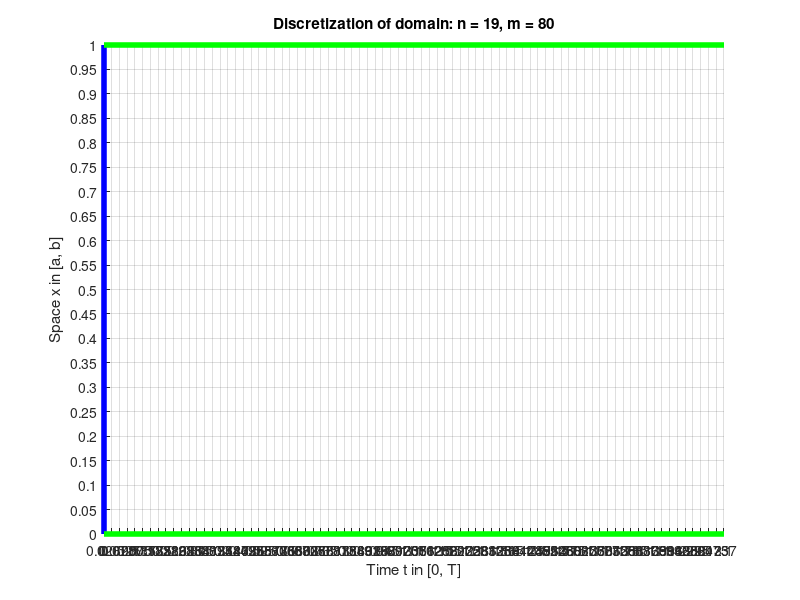
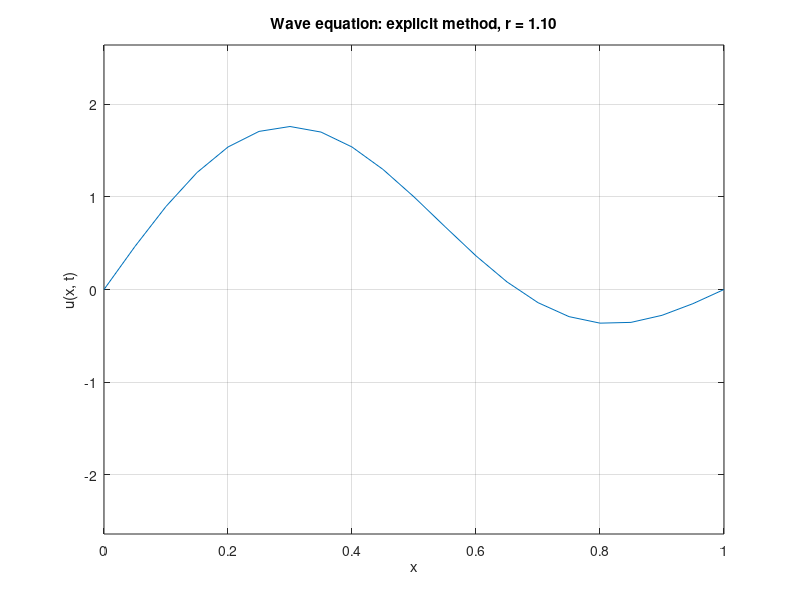

Write MATLAB code to recreate these figures, in order. (Note: this script raises an error after producing the figures.)
% MATH2089: File = w1dt.m
% Solution of wave equation in 1 space variable and time
% using explicit method

format compact
clear all

fprintf('\nWave equation in 1 space variable and time\n');
mthd = 0;
mstr = 'explicit';
fprintf('using an %s method\n', mstr);

% Initial conditions u(x,0) = f(x) and u_t(x,0) = g(x)
ex = 1;
switch ex
    case {1}
        % Example 1: Vibrating string, fixed ends
        a = 0; b = 1;
        % Boundary values
        ua = 0; ub = 0;
        % Wavespeed: how quickly does wave move
        c = 2;
        % Time interval [0, T]
        %T = 1;   % Stable for n = 19, m = 80
        %T = 2;  % Just Stable for n = 19, m = 80
        T = 2.1;  % Unstable for n = 19, m = 80
        % Discretization
        n = 19; m = 80;
        % Initial displacement sin waves
        f = @(x) sin(pi*x) + sin(2*pi*x);
        % Initial velocity zero
        g = @(x) zeros(size(x));
        fprintf('Example 1: Two sin initial condition')
    case {2}
        % Example 2: Vibrating string, fixed ends
        a = 0; b = 1;
        % Wavespeed: how quickly does wave move
        c = 2;
        ua = 0; ub = 0;
        T = 2;
        % Discretization for T = 2 with finer space grid
        %n = 19; m = 100;
        %n = 29; m = 150;
        %n = 39; m = 200;
        n = 99; m = 400;
        % Initial displacement: piecewise linear
        f = @(x) x.*(x<=0.6) + (1.5-1.5*x).*(x>0.6);
        % Initial velocity zero
        g = @(x) zeros(size(x));
        fprintf('Example 2: Piecwise linear initial condition')
    case{3}
        % Example 3 -- Vibrating string, fixed ends
        a = 0; b = 1;
        % Wavespeed: how quickly does wave move
        c = 2;
        % Time horizon
        T = 2;
        % Boundary conditions
        ua = 0; ub = 0;
        % Discretization
        n = 4; m = 10;
        %n = 19; m = 80;
        % Double number of grid points, halve Dx, Dt
        %n = 39; m = 160;
        % Initial displacement: sin
        c1 = 1; c2 = 2;
        f = @(x) c1*sin(pi*x);
        % Initial velocity non-zero
        g = @(x) 2*pi*c2*sin(pi*x);
        % Exact solution
        uex = @(x,t) sin(pi*x).*(c1*cos(2*pi*t)+c2*sin(2*pi*t));
        fprintf('Example 3: sin initial condition with exact solution')
end;

% Discretization of space
% Number of space points is n+2 from
% a = x_0 < x_1 < ... < x_n < x_{n+1} = b
% As Matlab starts array indicies
Dx = (b-a) / (n+1);
x = linspace(a, b, n+2);
fprintf('Space interval = [%.4f, %.4f]\n', a, b);
fprintf('Space discretization: ');
fprintf('Number of points n+2, n = %d, Dx = %.2f\n', n, Dx);

% Discretization of time
% Number of time points is m+1 from 0 = t_0 < t_1 < ... < t_m = T
Dt = T / m;
t = linspace(0, T, m+1);
fprintf('Time interval = [0, %.4f]\n', T);
fprintf('Time discretization: ');
fprintf('Number of steps m = %d, Dt = %.4f\n', m, Dt);

% Plot grid points
figure(1)
axis([0 T a b])
grid on
set(gca, 'XTick', t)
set(gca, 'YTick', x)
hold on
lw = 4;
plot([0 0], [a b], 'b-', 'LineWidth', lw);
plot([0 T], [a a], 'g-', 'LineWidth', lw);
plot([0 T], [b b], 'g-', 'LineWidth', lw);
hold off
xlabel('Time t in [0, T]')
ylabel('Space x in [a, b]')
tstr1 = sprintf('Discretization of domain: n = %d, m = %d', n, m)
title(tstr1)

% Stability parameter for explicit central difference discretization
% of wave equation
r = c^2 * Dt^2 / Dx^2;
fprintf('Stability constant r = %.4f\n', r);

% Coefficient matrix for next time step as matrix multiplication
e = ones(n,1);
A = spdiags([r*e 2*(1-r)*e r*e], [-1 0 1], n, n);

% Force x to be a column vector
x = x(:);

% Storage for 3-D plot
U = zeros(n+2, m+1);

% Initial conditions for time 0
u = f(x);
% Force bounday conditions at t = 0
u(1) = ua; u(n+2) = ub;
% Store values
U(:,1) = u;
uold = u;

figure(2)
ph = plot(x, u);
if ex == 3
    umax = 2.5*max(abs(u));
else
    umax = 1.5*max(abs(u));
end;
ylim([-umax umax]);
grid on
xlabel('x')
ylabel('u(x, t)')
tstr = sprintf('Wave equation: %s method, r = %.2f', mstr, r);
title(tstr);
set(ph, 'EraseMode', 'xor');
tpos = [a + 0.71*(b-a) 0.86*umax];
th = text(tpos(1), tpos(2), 'Time = 0');
set(th, 'EraseMode', 'xor', 'FontWeight', 'Bold', 'Color', 'm', 'FontSize', 15)
disp('Press any key to continue ...'); pause;

% First time step using initial velocity g
u(2:n+1) = (r/2)*u(1:n)+(1-r)*u(2:n+1)+(r/2)*u(3:n+2) + Dt*g(x(2:n+1));
u(1) = ua; u(n+2) = ub;
U(:,2) = u;
unew = zeros(size(u));

% Time count
t0 = cputime;

% Time stepping loop
for j = 2:m

    % Time point
    tj = j*Dt;

    % Explicit method: second order time, second order space
    % Central difference in time, central difference in space
    % unew = A*u - uold
    unew(2:n+1) = r*u(1:n) + 2*(1-r)*u(2:n+1) + r*u(3:n+2) - uold(2:n+1);

    % Boundary conditions
    u(1) = ua; u(n+2) = ub;

    % Plot wave at time t
    %plot(x, u);
    set(ph, 'YData', u);
    str = ['Time = ' num2str(tj)];
    set(th, 'String', str);
    % MUST comment out pause for the cputime to make any sense!
    pause(0.05)

    U(:,j+1) = unew;

    % Store values for next time step
    uold = u;
    u = unew;

end;

tc = cputime - t0;
fprintf('CPU time for %s method = %.2f\n', mstr, tc);

figure(3)
mesh(t, x, U);
view(135,25);
xlabel('t')
ylabel('x')
zlabel('u(x, t)')
title(tstr);

% If exact solution defined, calculate and plot error
if exist('uex')
    [TG, XG] = meshgrid(t, x);
    Uex = uex(XG, TG);
    Uerr = Uex - U;
    emax = max(max(abs(Uerr)));
    fprintf('Maximum error = %.2e\n', emax);
    figure(4)
    mesh(t, x, Uerr);
    view(135,25);
    xlabel('t')
    ylabel('x')
    zlabel('Error in computed u(x, t)')
    tstr = sprintf('Error in wave equation: %s method, r = %.2f', mstr, r);
    title(tstr);
end;


